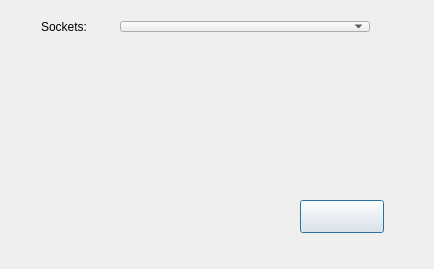
<?xml version="1.0" encoding="UTF-8"?>
<ui version="4.0">
 <class>Dialog</class>
 <widget class="QDialog" name="Dialog">
  <property name="geometry">
   <rect>
    <x>0</x>
    <y>0</y>
    <width>434</width>
    <height>269</height>
   </rect>
  </property>
  <property name="windowTitle">
   <string>S20 socket manager</string>
  </property>
  <widget class="QPushButton" name="toggleButton">
   <property name="geometry">
    <rect>
     <x>300</x>
     <y>200</y>
     <width>84</width>
     <height>33</height>
    </rect>
   </property>
   <property name="text">
    <string></string>
   </property>
  </widget>
  <widget class="QWidget" name="">
   <property name="geometry">
    <rect>
     <x>30</x>
     <y>10</y>
     <width>351</width>
     <height>33</height>
    </rect>
   </property>
   <layout class="QHBoxLayout" name="horizontalLayout">
    <item>
     <widget class="QLabel" name="label">
      <property name="text">
       <string>Sockets:</string>
      </property>
     </widget>
    </item>
    <item>
     <widget class="QComboBox" name="comboBox">
      <property name="minimumSize">
       <size>
        <width>250</width>
        <height>0</height>
       </size>
      </property>
     </widget>
    </item>
   </layout>
  </widget>
 </widget>
 <layoutdefault spacing="6" margin="11"/>
 <resources/>
 <connections/>
</ui>
